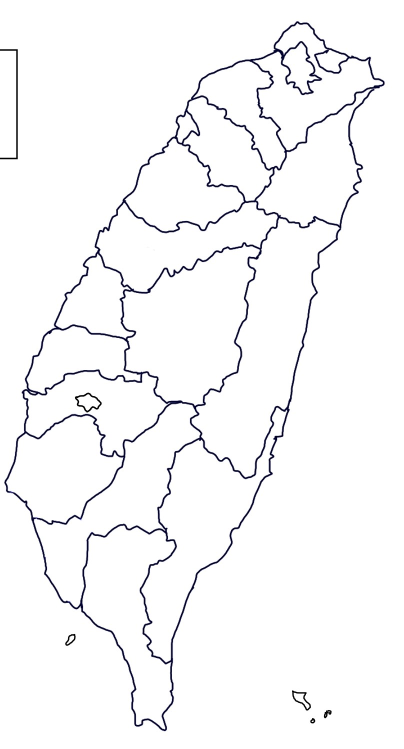
#> input picture taiwan_map.jpg, 807 x 1497 px (shown at 1/2 size)
$ python ColoringCodeV3.py
#> lines starting #> are read from the running program, lines starting #| are printed output that depends on the picture; after the words box and inside, x2 and y2 are one past the last pixel; in counts of white or black regions, pixels touching at a corner belong together
import cv2
import numpy as np
import random

class Graph:
    def __init__(self, vertices):
        self.V = vertices
        self.graph = [[] for _ in range(vertices)]

    def add_edge(self, u, v):
        self.graph[u].append(v)
        self.graph[v].append(u)

    def greedy_coloring(self):
        result = [-1] * self.V
        result[0] = 0
        available = [False] * self.V

        for u in range(1, self.V):
            for v in self.graph[u]:
                if result[v] != -1:
                    available[result[v]] = True

            for color in range(self.V):
                if not available[color]:
                    break

            result[u] = color

            for v in self.graph[u]:
                if result[v] != -1:
                    available[result[v]] = False

        return result

    def visualize_coloring(self, colors, image_path):
        # Load the Taiwan map image
#> called with image_path = 'taiwan_map.jpg'
        original_image = cv2.imread(image_path)
#> original_image is the input picture: shape (1497, 807, 3); mean B, G, R 248.3, 247.3, 247.3
        if original_image is None:
            print("Image not found!")
            return

        # Resize the image
        img_size = 600
        image = cv2.resize(original_image, (img_size, img_size))
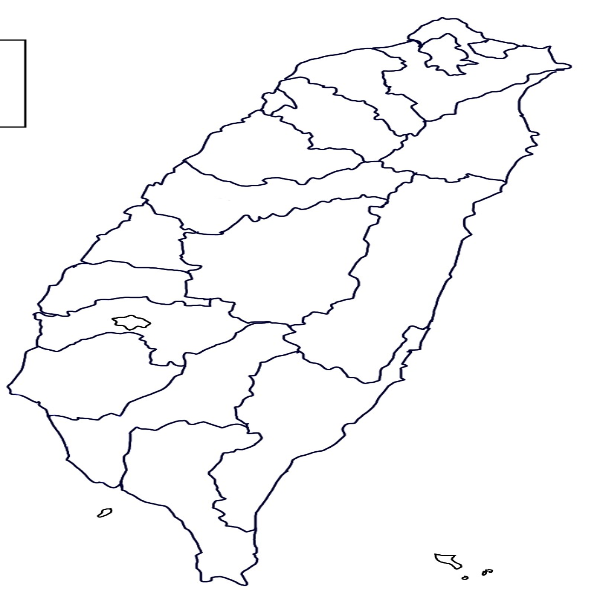
#> image: shape (600, 600, 3); mean B, G, R 248.3, 247.3, 247.3

        # Apply Canny edge detection
        edges = cv2.Canny(image, 100, 200)
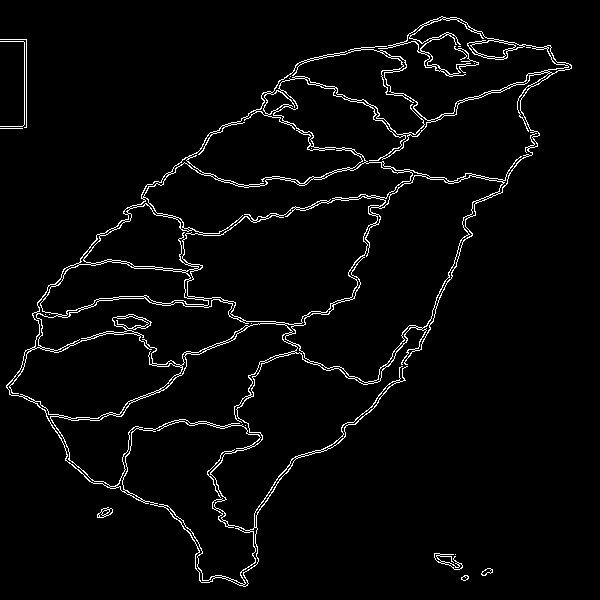
#> edges: shape (600, 600); 3.3% white in thin lines or dots

        # Find contours
        contours, _ = cv2.findContours(edges, cv2.RETR_EXTERNAL, cv2.CHAIN_APPROX_SIMPLE)
#> contours = 12 contours, 7 with area under 20; largest, box (x1, y1, x2, y2) and area: (6, 16, 572, 587) 131442, (434, 553, 463, 570) 102, (97, 507, 113, 518) 91, (481, 568, 493, 576) 45, (461, 575, 469, 581) 26

        # Calculate centers of each block (region)
        centers = []
        for contour in contours:
            M = cv2.moments(contour)
            if M["m00"] != 0:
                cx = int(M["m10"] / M["m00"])
                cy = int(M["m01"] / M["m00"])
                centers.append((cx, cy))
#> this loop made 12 passes
#> (cx, cy) on passes 1, 2, 4, 5, 11, 12: (464, 577), (486, 571), (447, 562), (104, 512), (25, 83), (264, 276)
#> contour on passes 3, 6, 7, 8, 9: [[455, 554]], [[0, 128], [22, 128]], [[474, 63]], [[526, 47], [530, 47]], [[458, 46], [460, 46]]
#> after the loop, centers = [(464, 577), (486, 571), (447, 562), (104, 512), (25, 83), (264, 276)]

        # Build the graph: connect centers that are close
        max_distance = 100  # Define a threshold for connection
        for i, center1 in enumerate(centers):
            for j, center2 in enumerate(centers):
                if i != j:
                    distance = np.linalg.norm(np.array(center1) - np.array(center2))
                    if distance < max_distance:
                        self.add_edge(i, j)
#> this loop made 6 passes

        # Define colors for the nodes
        color_map = [
            (255, 0, 0),  # Red
            (0, 255, 0),  # Green
            (0, 0, 255),  # Blue
            (255, 255, 0),  # Cyan
            (255, 0, 255),  # Magenta
            (0, 255, 255),  # Yellow
            (128, 0, 128),  # Purple
            (0, 128, 255),  # Orange
        ]

        # Draw edges
        for u in range(self.V):
            for v in self.graph[u]:
                if u < v:
                    cv2.line(image, centers[u], centers[v], (0, 255, 255), 2)
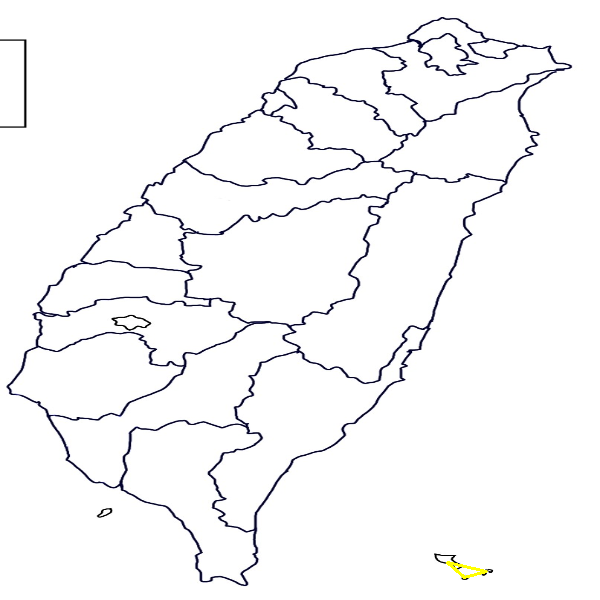
#> image: shape (600, 600, 3); 0.07% of pixels changed, all inside (x1, y1, x2, y2) = (446, 561, 488, 579)

        # Draw nodes
        for i, center in enumerate(centers):
            color = color_map[colors[i] % len(color_map)]
            cv2.circle(image, center, 20, color, -1)
#> this loop made 1 pass

        # Show the final image
        cv2.imshow("Taiwan Graph Coloring", image)
        cv2.waitKey(0)
        cv2.destroyAllWindows()

# Example usage
if __name__ == "__main__":
    # Load the Taiwan map
    taiwan_image_path = "taiwan_map.jpg"  # Replace with the path to your Taiwan map image

    # Create the graph
    graph = Graph(16)

    # Visualize graph coloring
#> (the run stopped early here; a loop or call above may not have finished)
